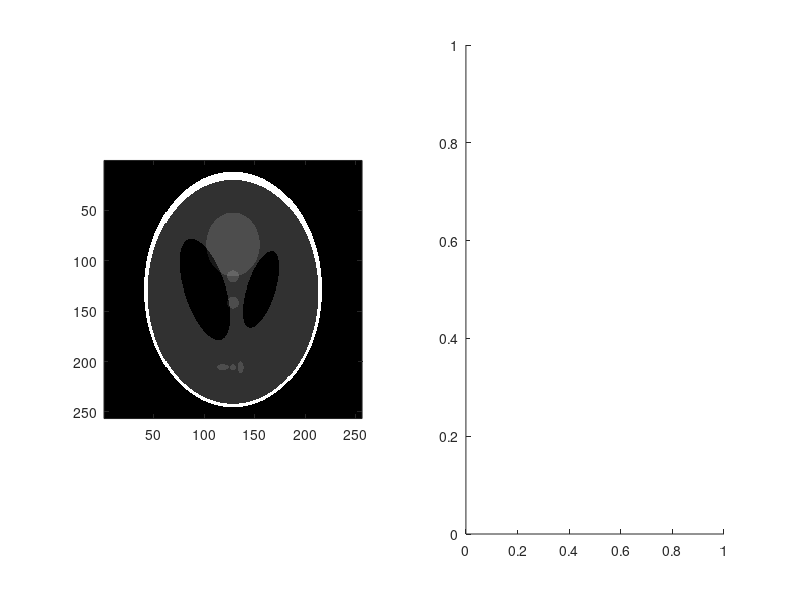

Recreate this plot in MATLAB. (Note: this script raises an error after producing the figure.)
%test
N = 256;
im1 = phantom(N);
F = fftshift(fft2(im1));
im2 = ifft2(ifftshift(F));
figure;
title('like bilder')
subplot(1,2,1), imagesc(im1), colormap('gray'), axis square;
subplot(1,2,2), imagesc(im2), colormap('gray'), axis square;


figure;
I=phantom(N);
S=fftshift(fft2(I));
L=log(S);
A=abs(L);
imagesc(A), colormap('gray'), axis square;

figure;
B = ifft2(ifftshift(S));
imagesc(B), colormap('gray'), axis square;

